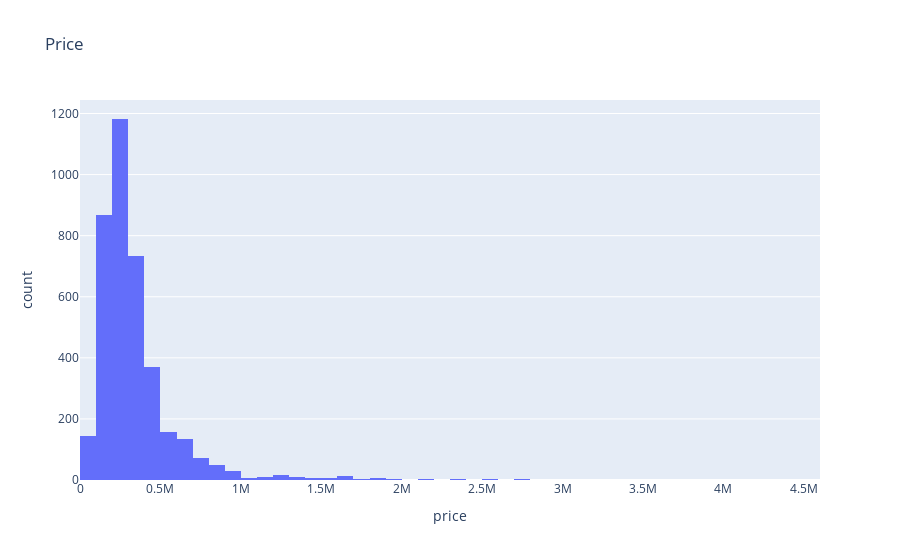
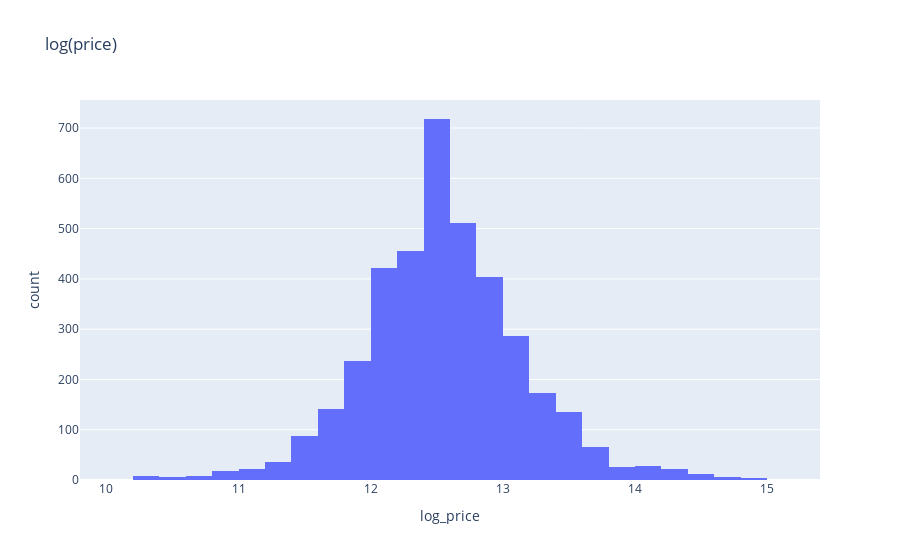
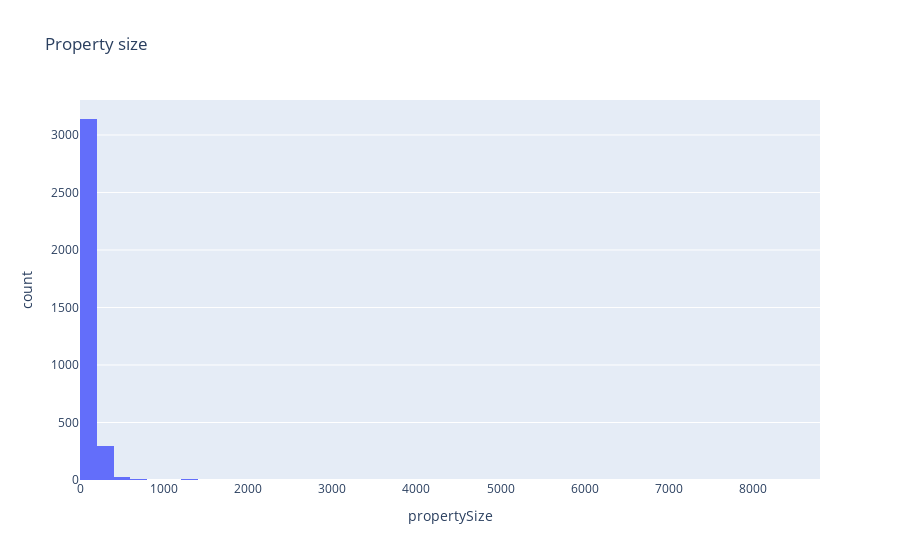
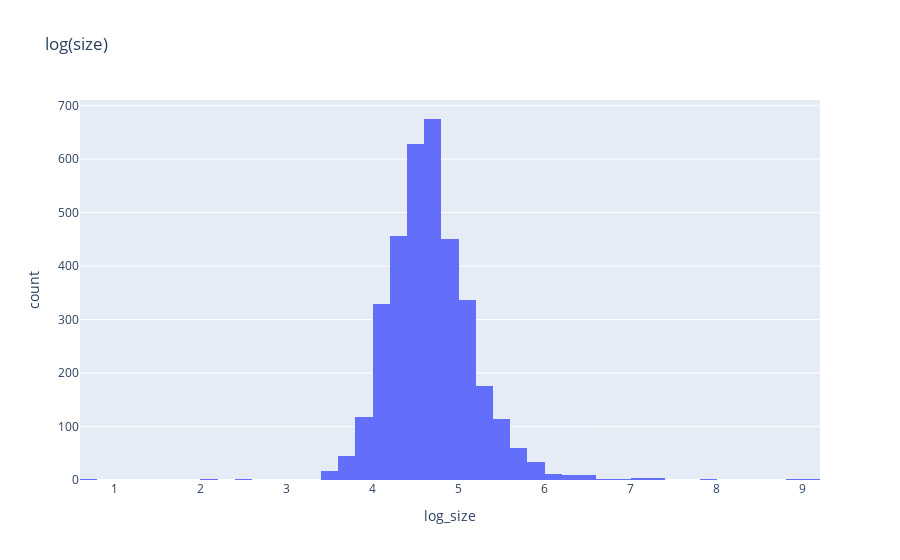

The notebook cell saved with these charts, in order:
### Markdown cell above
### 3.2 Histograms - log-transforming

What we're looking for
- Original scale: if the histogram is strongly skewed, a log transform often helps.
- Log scale: if the histogram of the log values looks more symmetric, bell shaped, it is a sign that log‑transforming for regression is useful (errors closer to normal, linearity easier).

### Code cell
# price and size log-transform
df_clean['log_price'] = np.log1p(df_clean['price'])          # log(1 + x) helps to avoid log(0)
df_clean['log_size']  = np.log1p(df_clean['propertySize'])

# histograms before transformation
px.histogram(df_clean, x='price', nbins=50, title='Price').show()
px.histogram(df_clean, x='log_price', nbins=50, title='log(price)').show()

#log- scale histograms
px.histogram(df_clean, x='propertySize', nbins=50, title='Property size').show()
px.histogram(df_clean, x='log_size', nbins=50, title='log(size)').show()

### Figure 1 — Plotly figure (JSON) as saved in the notebook; plotly's stock layout.template omitted (floating-point values rounded to 4 significant figures; data arrays with more than 128 entries replaced by an {"elided": "..."} marker saying what was removed)
{"data": [{"bingroup": "x", "hovertemplate": "price=%{x}<br>count=%{y}<extra></extra>", "legendgroup": "", "marker": {"color": "#636efa", "pattern": {"shape": ""}}, "name": "", "nbinsx": 50, "orientation": "v", "showlegend": false, "type": "histogram", "x": {"elided": "3831 int values"}, "xaxis": "x", "yaxis": "y"}], "layout": {"barmode": "relative", "legend": {"tracegroupgap": 0}, "title": {"text": "Price"}, "xaxis": {"anchor": "y", "domain": [0, 1], "title": {"text": "price"}}, "yaxis": {"anchor": "x", "domain": [0, 1], "title": {"text": "count"}}}}

### Figure 2 — Plotly figure (JSON) as saved in the notebook; plotly's stock layout.template omitted (floating-point values rounded to 4 significant figures; data arrays with more than 128 entries replaced by an {"elided": "..."} marker saying what was removed)
{"data": [{"bingroup": "x", "hovertemplate": "log_price=%{x}<br>count=%{y}<extra></extra>", "legendgroup": "", "marker": {"color": "#636efa", "pattern": {"shape": ""}}, "name": "", "nbinsx": 50, "orientation": "v", "showlegend": false, "type": "histogram", "x": {"elided": "3831 float values"}, "xaxis": "x", "yaxis": "y"}], "layout": {"barmode": "relative", "legend": {"tracegroupgap": 0}, "title": {"text": "log(price)"}, "xaxis": {"anchor": "y", "domain": [0, 1], "title": {"text": "log_price"}}, "yaxis": {"anchor": "x", "domain": [0, 1], "title": {"text": "count"}}}}

### Figure 3 — Plotly figure (JSON) as saved in the notebook; plotly's stock layout.template omitted (floating-point values rounded to 4 significant figures; data arrays with more than 128 entries replaced by an {"elided": "..."} marker saying what was removed)
{"data": [{"bingroup": "x", "hovertemplate": "propertySize=%{x}<br>count=%{y}<extra></extra>", "legendgroup": "", "marker": {"color": "#636efa", "pattern": {"shape": ""}}, "name": "", "nbinsx": 50, "orientation": "v", "showlegend": false, "type": "histogram", "x": {"elided": "3831 float values"}, "xaxis": "x", "yaxis": "y"}], "layout": {"barmode": "relative", "legend": {"tracegroupgap": 0}, "title": {"text": "Property size"}, "xaxis": {"anchor": "y", "domain": [0, 1], "title": {"text": "propertySize"}}, "yaxis": {"anchor": "x", "domain": [0, 1], "title": {"text": "count"}}}}

### Figure 4 — Plotly figure (JSON) as saved in the notebook; plotly's stock layout.template omitted (floating-point values rounded to 4 significant figures; data arrays with more than 128 entries replaced by an {"elided": "..."} marker saying what was removed)
{"data": [{"bingroup": "x", "hovertemplate": "log_size=%{x}<br>count=%{y}<extra></extra>", "legendgroup": "", "marker": {"color": "#636efa", "pattern": {"shape": ""}}, "name": "", "nbinsx": 50, "orientation": "v", "showlegend": false, "type": "histogram", "x": {"elided": "3831 float values"}, "xaxis": "x", "yaxis": "y"}], "layout": {"barmode": "relative", "legend": {"tracegroupgap": 0}, "title": {"text": "log(size)"}, "xaxis": {"anchor": "y", "domain": [0, 1], "title": {"text": "log_size"}}, "yaxis": {"anchor": "x", "domain": [0, 1], "title": {"text": "count"}}}}
